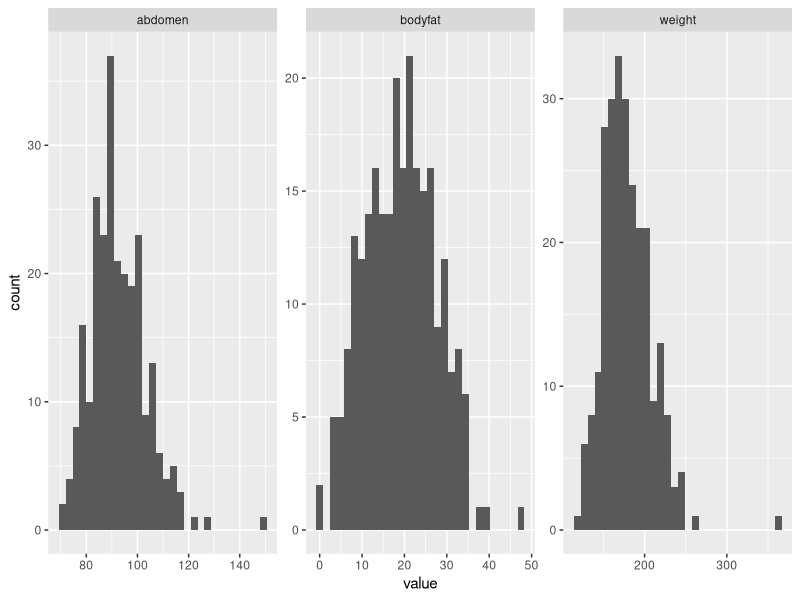
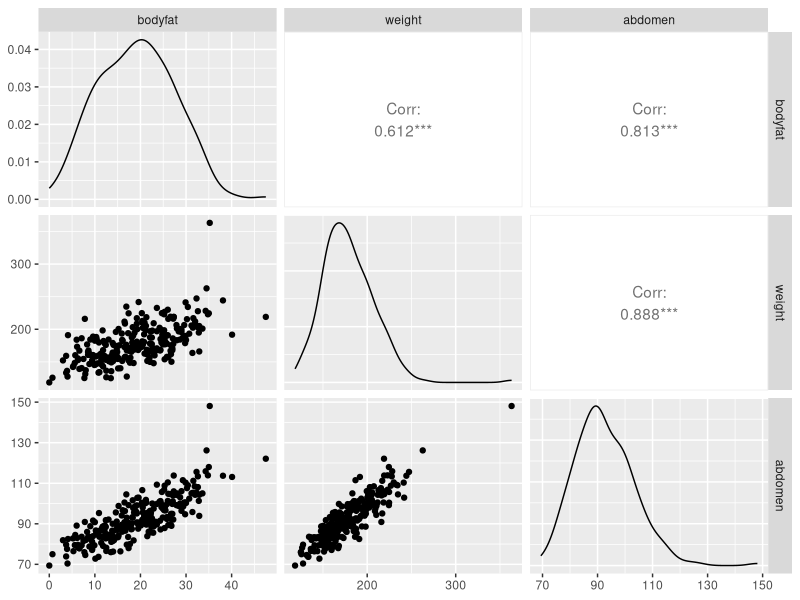
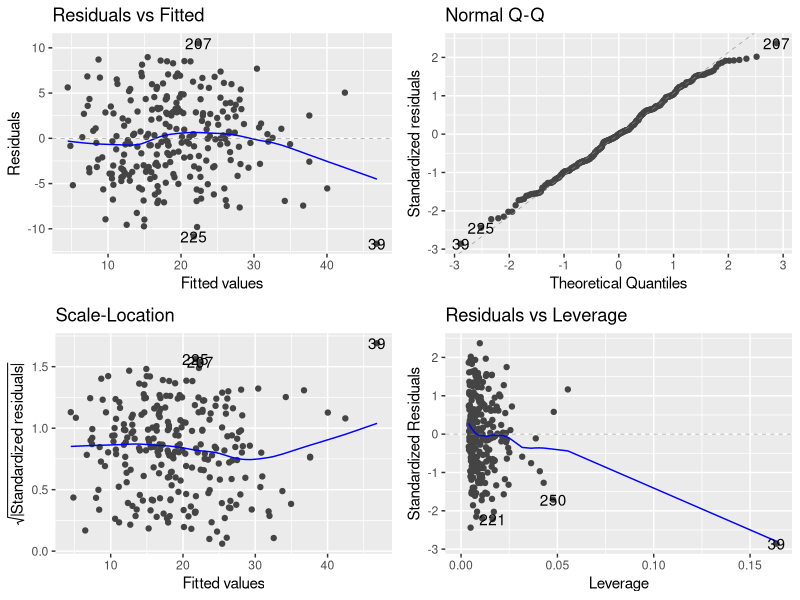
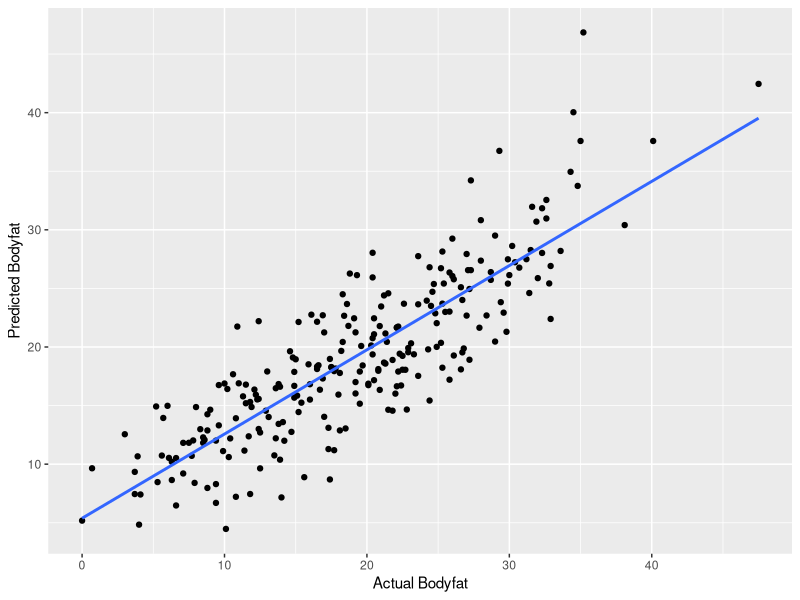
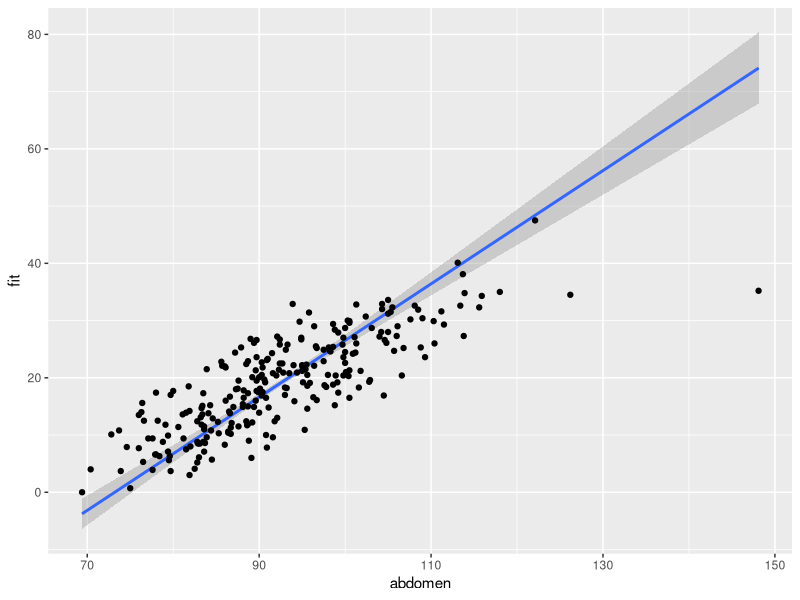
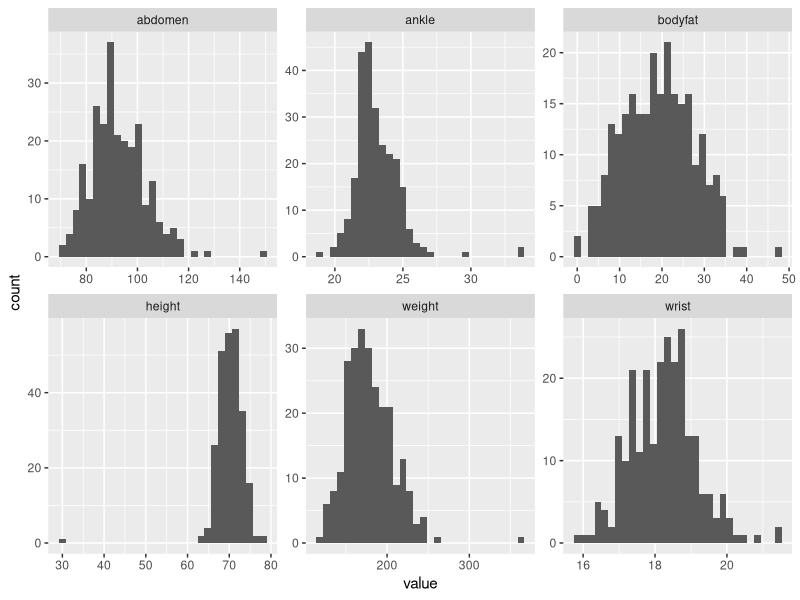
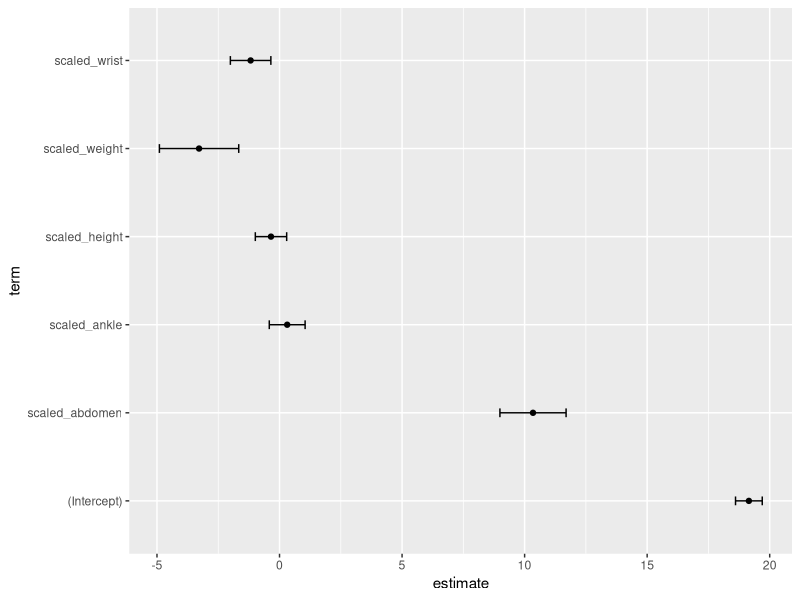

Source code (R) for these figures, in order:
## ---- chunk 1
# Load necessary libraries
library(tidyverse)
library(ggfortify)
library(GGally)
## ---- chunk 2

# Load data
dd <- read_delim('data/bodyfat.txt', '\t', escape_double = FALSE, trim_ws = TRUE, show_col_types = FALSE)

# Select only three columns
dd <- select(dd, bodyfat, weight, abdomen)
## ---- chunk 3
# Plot histograms of each variable
dd %>% 
  gather(key = "measurement", value = "value") %>% 
  ggplot() + 
  geom_histogram(aes(x = value)) + 
  facet_wrap(~measurement, scales = "free")
## ---- chunk 4

# Visualize pairwise relationships
ggpairs(dd)

# Linear Regression Model
m1 <- lm(bodyfat ~ weight + abdomen, data = dd)
## ---- chunk 5

# Visualize residuals
autoplot(m1)

# Summary of the model
summary(m1)
## ---- chunk 6

# Confidence intervals for coefficients
confint(m1)
## ---- chunk 7

# Predicted values and residuals
predicted_values <- predict(m1)
fitted_values <- fitted(m1)

# Visualize predicted vs. actual values
ggplot(data.frame(predicted = predicted_values, actual = dd$bodyfat), 
       aes(x = actual, y = predicted)) +
  geom_point() +
  geom_smooth(method = "lm", se = FALSE) +
  labs(x = "Actual Bodyfat", y = "Predicted Bodyfat")
## ---- chunk 8

# Generate new data for visualization
new_data <- expand.grid(weight = mean(dd$weight),
                        abdomen = seq(min(dd$abdomen), max(dd$abdomen), length = 100))

# Predictions with new data
predictions <- predict(m1, newdata = new_data, interval = 'confidence')
predictions_df <- cbind(new_data, predictions)

# Visualize predicted bodyfat vs. abdomen
ggplot(predictions_df) + 
  geom_line(aes(x = abdomen, y = fit)) +
  geom_smooth(mapping = aes(x = abdomen, y = fit, ymin = lwr, ymax = upr),
              stat = 'identity') +
  geom_point(data = dd, aes(x = abdomen, y = bodyfat))
## ---- chunk 9
# Reload to get more data
dd <- read_delim('data/bodyfat.txt', '\t', escape_double = FALSE, trim_ws = TRUE, show_col_types = FALSE)
# Select only  columns
dd <- select(dd, bodyfat, weight, abdomen, ankle, wrist, height)

dd %>% 
  gather(key = "measurement", value = "value") %>% 
  ggplot() + 
  geom_histogram(aes(x = value)) + 
  facet_wrap(~measurement, scales = "free")
## ---- chunk 10
# Create models for comparison
m_both <- lm(bodyfat ~ weight + abdomen, data = dd)
m_weight <- lm(bodyfat ~ weight, data = dd)
m_abdomen <- lm(bodyfat ~ abdomen, data = dd)

# Calculate adjusted R-squared values
r2both <- summary(m_both)$adj.r.squared
r2weight <- summary(m_weight)$adj.r.squared
r2abdomen <- summary(m_abdomen)$adj.r.squared

# Calculate unique variance for each variable
r2_ua <- r2both - r2weight
r2_uw <- r2both - r2abdomen

# Calculate shared explanatory power
r2_shared <- r2both - r2_ua - r2_uw

r2 <- c(r2_ua, r2_uw, r2_shared)
names(r2) <- c("abdomen only", "weight only", "shared")
print(r2)
## ---- chunk 11

# Mutate variables for scaling
dd <- mutate(dd, scaled_abdomen = scale(abdomen), scaled_weight = scale(weight))

# Build model with scaled variables
m_scaled <- lm(bodyfat ~ scaled_abdomen + scaled_weight, data = dd)

# Compare scaled model with original model
summary(m_scaled)
summary(m_both)
## ---- chunk 12

# Use broom package for model summaries
library(broom)
tidy(m_scaled)
augment(m_scaled)
glance(m_scaled)
## ---- chunk 13

# Mutate additional variables for scaling
dd <- mutate(dd, scaled_wrist = scale(wrist), scaled_ankle = scale(ankle), 
             scaled_height = scale(height))

# Build model with additional scaled variables
m <- lm(bodyfat ~ scaled_height + scaled_ankle + scaled_wrist + scaled_abdomen + scaled_weight, data = dd)

# Extract coefficient information
td <- tidy(m, conf.int = TRUE)

# Visualize coefficients
ggplot(td, aes(estimate, term)) +
  geom_point() +
  geom_errorbar(mapping = aes(xmin = conf.low, xmax = conf.high), width = 0.1 )
